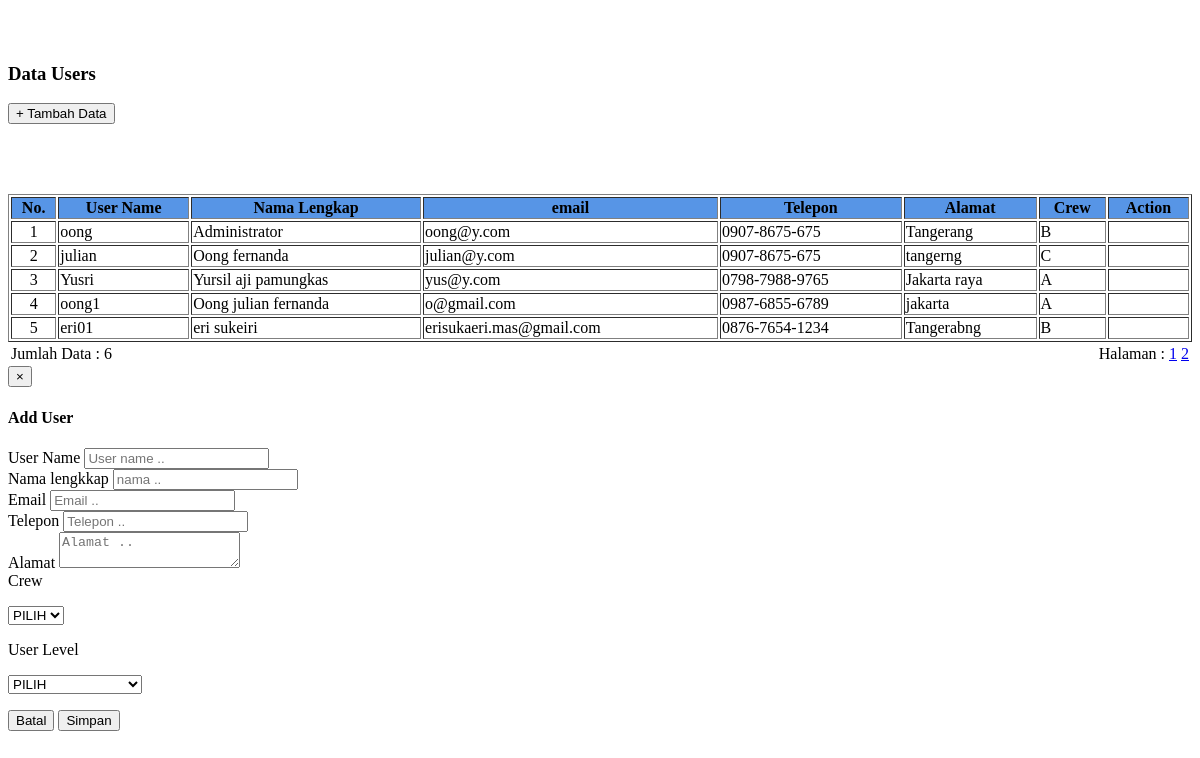
/admin/users.php, run on the app's committed database.
### tables this page shows
CREATE TABLE IF NOT EXISTS `users` (
  `id` int(11) NOT NULL AUTO_INCREMENT,
  `username` varchar(32) NOT NULL,
  `password` varchar(50) NOT NULL,
  `nm_lengkap` varchar(50) NOT NULL,
  `email` varchar(60) NOT NULL,
  `telp` varchar(12) NOT NULL,
  `alamat_user` varchar(120) NOT NULL,
  `crew` varchar(30) NOT NULL,
  `level` int(11) NOT NULL,
  PRIMARY KEY (`id`),
  KEY `id` (`id`)
);

### admin/list_user.php (the view, shortened to what this page needs)
	<?php
$kode1	= $_GET['kode1'];
$kode2	= $_GET['kode2'];
$hal	= $_GET['hal'] ? $_GET['hal'] : 0;
$lim	= 5;
if (empty($kode1) && empty($kode2)){
	$query2	= "SELECT * FROM users";
}else{
	$query2	= "SELECT * FROM users
			WHERE id BETWEEN '$kode1' AND '$kode2' ";
}
	$data2	= mysql_query($query2);
	$jml	= mysql_num_rows($data2);
	$max	= ceil($jml/$lim);
echo "<div id='info'>
	<table width='100%' border='1' id='theList' class='table table-hover'>
		<tr>
			<th bgcolor='#5795E6'>No.</th>
			<th bgcolor='#5795E6'>User Name</th>
			<th bgcolor='#5795E6'>Nama Lengkap</th>
			<th bgcolor='#5795E6'>email</th>
			<th bgcolor='#5795E6'>Telepon</th>
			<th bgcolor='#5795E6'>Alamat</th>
			<th bgcolor='#5795E6'>Crew</th>
			<th bgcolor='#5795E6'>Action</th>
		</tr>";
		if (empty($kode1) && empty($kode2)){
		$sql = "SELECT * FROM users
				ORDER BY id
				LIMIT $hal,$lim";
		}else{
		$sql = "SELECT * FROM users
				WHERE id BETWEEN '$kode1' AND '$kode2'
				ORDER BY id
				LIMIT $hal,$lim";
		}
		$query = mysql_query($sql);
		$no=1+$hal;
		while($r_data=mysql_fetch_array($query)){
		$nomor=$r_data[telp];
		$nomor1=substr($nomor,0,4);
		$nomor2=substr($nomor,4,4);
		$nomor3=substr($nomor,8,4);
		$output=$nomor1.'-'.$nomor2.'-'.$nomor3;
			echo "<tr>
					<td align='center'>$no</td>
					<td>$r_data[username]</td>
					<td>$r_data[nm_lengkap]</td>
					<td>$r_data[email]</td>
					<td>$output</td>
					<td>$r_data[alamat_user]</td>
					<td>$r_data[crew]</td>
					<td><div align='center'><a class='glyphicon glyphicon-trash hapus' href='proses.php?action=Deleteuser&id=$r_data[id]'></div></td>
					</tr>";
			$no++;
		}
echo "</table>";
	echo "<table width='100%'>
		<tr>
			<td>Jumlah Data : $jml</td>";
		if (empty($kode1) && empty($kode2)){
		echo "<td align='right'>Halaman :";
			for ($h = 1; $h <= $max; $h++) {
					$list[$h] = $lim * $h - $lim;
					echo " <a href='javascript:void(0)' ";?>
                    onClick="$.get('list_user.php?hal=<?php echo $list[$h]; ?>',
                    null, function(data) {$('#info').html(data);})" <?php echo">".$h."</a> ";
				}
	echo "</td>";
		}
	echo "</tr>
		</table>";
	echo "</div>";
?>

### admin/users.php (shortened to what this page needs)
<body>
<br/>
	<br/>
	<h3>Data Users</h3>
	<button style="margin-bottom:20px" data-toggle="modal" data-target="#mytableusers" class="btn btn-info col-md-2" >
  <a class="tombol">+ Tambah Data</a>
  </button>
	<p>&nbsp;</p>
<?php include 'list_user.php'; ?>
<div id="mytableusers" class="modal fade">
	<div class="modal-dialog">
		<div class="modal-content">
			<div class="modal-header">
				<button type="button" class="close" data-dismiss="modal" aria-hidden="true">&times;</button>
				<h4 class="modal-title">Add User</h4>
			</div>
			<div class="modal-body">
				<form action="proses.php?action=adduser" method="post">
					<div class="form-group">
						<label>User Name</label>
						<input name="username" type="text" class="form-control" placeholder="User name ..">
					</div>
					<div class="form-group">
						<label>Nama lengkkap</label>
						<input name="nm_lengkap" type="text" class="form-control" placeholder="nama ..">
					</div>
					<div class="form-group">
						<label>Email</label>
						<input name="email" type="text" class="form-control" placeholder="Email ..">
					</div>
					<div class="form-group">
						<label>Telepon</label>
						<input name="telp" type="text" class="form-control" placeholder="Telepon ..">
					</div>
					<div class="form-group">
					<label>Alamat</label>
						<textarea class="form-control" placeholder="Alamat .." name="alamat_user"></textarea>
						</div>
				  <div class="form-group">
						<label>Crew</label>
						<p>
						  <select class="form-control" name="crew">
						    <option value="">PILIH</option>
					      </select>
					          </p>
				  </div>
					  <div class="form-group">
						<label>User Level</label>
						<p>
						  <select class="form-control" name="level">
						    <option value="">PILIH</option>
					      </select>
					          </p>
				  </div>
				<div class="modal-footer">
					<button type="button" class="btn btn-default" data-dismiss="modal">Batal</button>
					<input type="submit" class="btn btn-primary" onClick="MM_validateForm('username','','R','nm_lengkap','','R','email','','R','telp','','R','alamat_user','','R','crew','','R','level','','R');return document.MM_returnValue" value="Simpan">
				</div>
			</form>
		</div>
	</div>
</div>

### data on the page
users: username "oong", nm_lengkap "Administrator", email "oong@y.com", telp "0907-8675-675", alamat_user "Tangerang", crew "B"
users: username "julian", nm_lengkap "Oong fernanda", email "julian@y.com", telp "0907-8675-675", alamat_user "tangerng", crew "C"
users: username "Yusri", nm_lengkap "Yursil aji pamungkas", email "yus@y.com", telp "0798-7988-9765", alamat_user "Jakarta raya", crew "A"
users: username "oong1", nm_lengkap "Oong julian fernanda", email "o@gmail.com", telp "0987-6855-6789", alamat_user "jakarta", crew "A"
users: username "eri01", nm_lengkap "eri sukeiri", email "erisukaeri.mas@gmail.com", telp "0876-7654-1234", alamat_user "Tangerabng", crew "B"

### other printed values
$jml "6"
